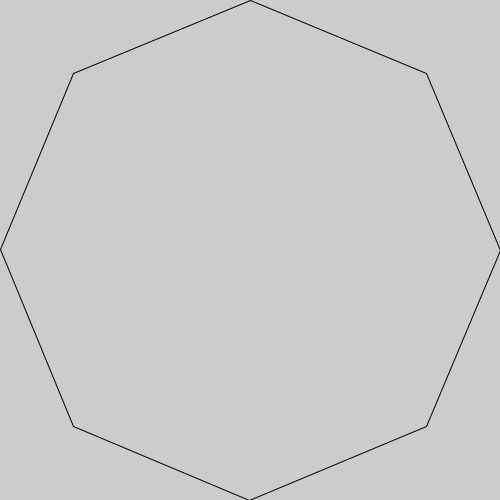
Frame 1 (no input)
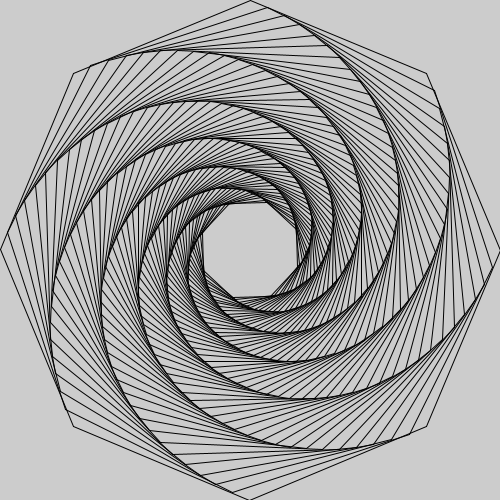
Frame 60 (the mouse pressed at the canvas centre just before this capture)
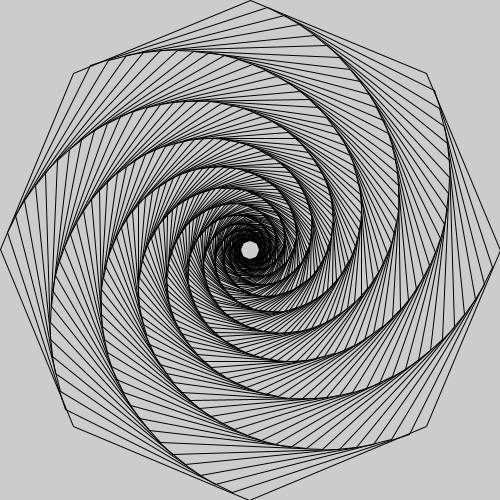
Frame 120 (the mouse held since frame 60 and released just before this capture)

The Processing sketch that drew these frames (run headless with seeded random() and noise(); from frame 60 on, the mouse is pressed at the canvas centre):

// Processing sketch: RecurPolygon
// ── RecurPolygon.pde
PVector[] vec;  //PVector型の配列を宣言
float gap = 0.1;  //内接する正多角形のずれ
int gon = 8;  //正多角形の頂点の数
void setup(){
  size(500, 500);
  vec = new PVector[gon];
  for(int i = 0; i < gon; i++){ //正多角形の頂点の位置ベクトル
    vec[i] = PVector.fromAngle(2 * i * PI / gon);
    vec[i].mult(width / 2);
  }
}
void draw(){
  translate(width / 2, height / 2); //描画ウィンドウの中心に移動
  drawPolygon(vec);
  vec = getVector(vec);
}

// ── drawPolygon.pde
void drawPolygon(PVector[] v){
  for(int i = 0; i < gon; i++){
    line(v[i].x, v[i].y, v[(i + 1) % gon].x, v[(i + 1) % gon].y);
  }
}

// ── getVec.pde
PVector[] getVector(PVector[] v){
  PVector[] nextVec = new PVector[gon];
  for(int i = 0; i < gon; i++){
    PVector dir = PVector.sub(v[(i + 1) % gon], v[i]);
    dir.mult(gap);
    nextVec[i] = PVector.add(v[i], dir);
  }
  return nextVec;
}

// ── mouseClicked.pde
void mouseClicked(){
  gap = random(1) / 2;
  gon = int(random(4, 16));
  background(255);
  vec = new PVector[gon];
  for(int i = 0; i < gon; i++){ //正多角形の頂点の位置ベクトル
    vec[i] = PVector.fromAngle(2 * i * PI / gon);
    vec[i].mult(width / 2);
  }
}
